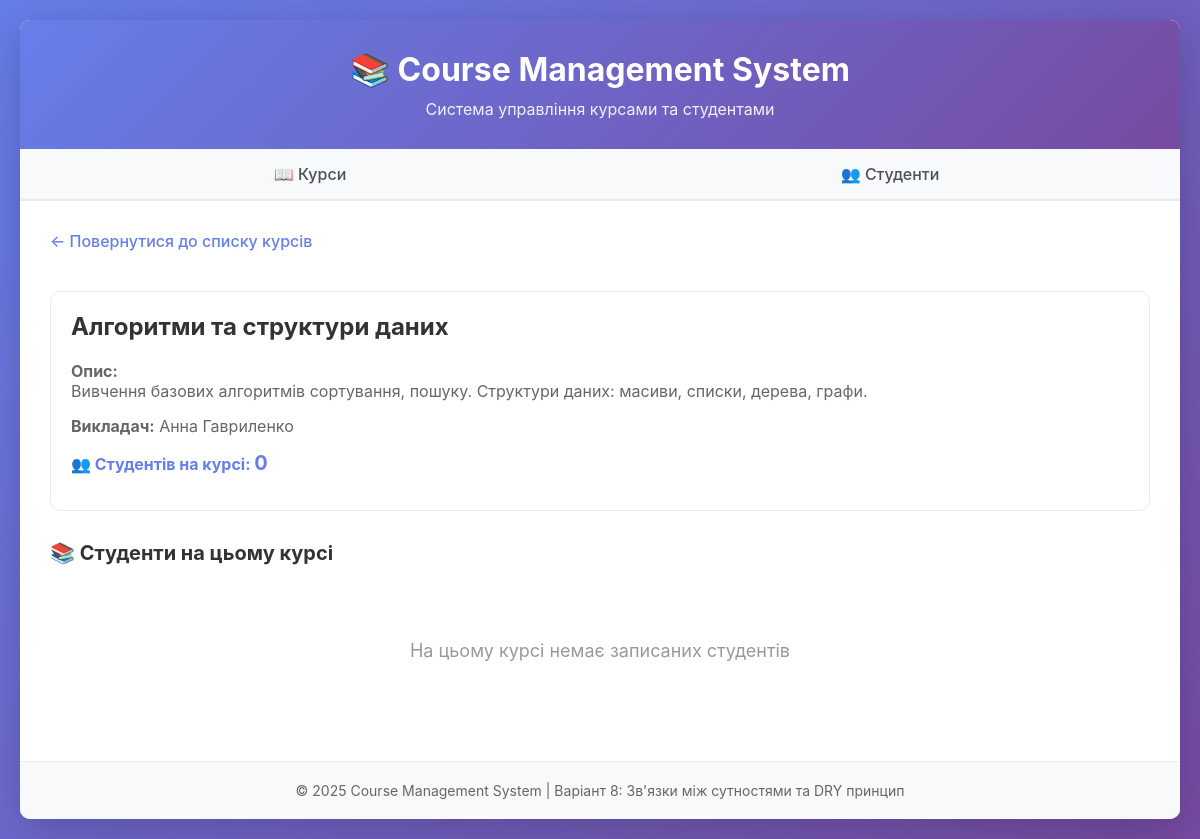
Screenshot of /index.php?action=course&id=4 with the database file from the repository.
### tables this page shows
CREATE TABLE courses (
    id INT AUTO_INCREMENT PRIMARY KEY,
    name VARCHAR(255) NOT NULL,
    description TEXT,
    instructor VARCHAR(255) NOT NULL,
    created_at TIMESTAMP DEFAULT CURRENT_TIMESTAMP,
    updated_at TIMESTAMP DEFAULT CURRENT_TIMESTAMP ON UPDATE CURRENT_TIMESTAMP
);

### src/Database.php (called while the page is built, shortened)
<?php
class Database {
    private static $instance = null;
    private $connection;
    private function __construct() {
        try {
            $dsn = 'mysql:host=' . DB_HOST . ';dbname=' . DB_NAME . ';charset=utf8mb4';
            $this->connection = new PDO(
                $dsn,
                DB_USER,
                DB_PASS,
                [
                    PDO::ATTR_ERRMODE => PDO::ERRMODE_EXCEPTION,
                    PDO::ATTR_DEFAULT_FETCH_MODE => PDO::FETCH_ASSOC,
                ]
            );
        } catch (PDOException $e) {
            die('Помилка підключення до БД: ' . $e->getMessage());
        }
    }
    public static function getInstance() {
        if (self::$instance === null) {
            self::$instance = new self();
        }
        return self::$instance;
    }
    public function execute($sql, $params = []) {
        $stmt = $this->connection->prepare($sql);
        $stmt->execute($params);
        return $stmt;
    }
    public function fetchOne($sql, $params = []) {
        $stmt = $this->execute($sql, $params);
        return $stmt->fetch();
    }
}

### src/Model.php (called while the page is built, shortened)
<?php
abstract class Model {
    protected static $table;
    protected $attributes = [];
    public function __construct($attributes = []) {
        $this->attributes = $attributes;
    }
    public function __get($name) {
        return $this->attributes[$name] ?? null;
    }
    public static function find($id) {
        $db = Database::getInstance();
        $record = $db->fetchOne('SELECT * FROM ' . static::$table . ' WHERE id = ?', [$id]);
        if ($record) {
            return new static($record);
        }
        return null;
    }
}

### src/Course.php (called while the page is built, shortened)
<?php
class Course extends Model {
    public function getStudentCount() {
        $db = Database::getInstance();
        $sql = '
            SELECT COUNT(*) as count FROM enrollments
            WHERE course_id = ?
        ';
        $result = $db->fetchOne($sql, [$this->attributes['id']]);
        return $result['count'] ?? 0;
    }
}

### views/course_show.php (the view, shortened to what this page needs)
<!DOCTYPE html>
<html lang="uk">
<head>
    <link rel="stylesheet" href="views/style.css">
</head>
<body>
    <div class="container">
        <header>
            <h1>📚 Course Management System</h1>
            <p>Система управління курсами та студентами</p>
        </header>
        <nav>
            <a href="index.php?action=courses">📖 Курси</a>
            <a href="index.php?action=students">👥 Студенти</a>
        </nav>
        <main>
            <a href="index.php?action=courses" class="back-link">← Повернутися до списку курсів</a>
            <div class="card" style="margin: 20px 0;">
                <h2><?php echo htmlspecialchars($course->name); ?></h2>
                <p style="color: #666; margin: 15px 0;">
                    <strong>Опис:</strong><br>
                    <?php echo nl2br(htmlspecialchars($course->description)); ?>
                </p>
                <p style="color: #666; margin: 15px 0;">
                    <strong>Викладач:</strong> <?php echo htmlspecialchars($course->instructor); ?>
                </p>
                <p style="color: #667eea; font-weight: bold; margin: 15px 0;">
                    👥 Студентів на курсі: <span style="font-size: 20px;"><?php echo $course->getStudentCount(); ?></span>
                </p>
            </div>
            <h3>📚 Студенти на цьому курсі</h3>
            <?php if (empty($students)): ?>
                <div class="empty-state">
                    <p>На цьому курсі немає записаних студентів</p>
                </div>
            <?php endif; ?>
        </main>
        <footer>
            <p>© 2025 Course Management System | Варіант 8: Зв'язки між сутностями та DRY принцип</p>
        </footer>
    </div>
</body>
</html>

### views/style.css (style rules this page uses)
* { margin: 0; padding: 0; box-sizing: border-box; }
body { font-family: -apple-system, BlinkMacSystemFont, 'Segoe UI', Roboto, Oxygen, Ubuntu, Cantarell, sans-serif; background: linear-gradient(135deg, #667eea 0%, #764ba2 100%); min-height: 100vh; padding: 20px; }
.container { max-width: 1200px; margin: 0 auto; background: white; border-radius: 10px; box-shadow: 0 10px 40px rgba(0,0,0,0.2); overflow: hidden; }
header { background: linear-gradient(135deg, #667eea 0%, #764ba2 100%); color: white; padding: 30px; text-align: center; }
header h1 { font-size: 32px; margin-bottom: 10px; }
header p { font-size: 16px; opacity: 0.9; }
nav { display: flex; background: #f8f9fa; border-bottom: 2px solid #e9ecef; }
nav a { flex: 1; padding: 15px 20px; text-align: center; text-decoration: none; color: #495057; font-weight: 500; transition: all 0.3s; }
main { padding: 30px; min-height: 400px; }
.card { background: white; border: 1px solid #e9ecef; border-radius: 10px; padding: 20px; transition: all 0.3s; }
.empty-state { text-align: center; padding: 60px 20px; color: #999; }
.empty-state p:first-child { font-size: 18px; margin-bottom: 10px; }
.back-link { display: inline-block; margin-bottom: 20px; color: #667eea; text-decoration: none; font-weight: 500; }
footer { background: #f8f9fa; padding: 20px; text-align: center; color: #666; font-size: 14px; border-top: 1px solid #e9ecef; }
h2 { color: #333; margin-bottom: 20px; font-size: 24px; }
h3 { color: #333; margin: 30px 0 15px 0; font-size: 20px; }

### rows the page displays
courses: name "Алгоритми та структури даних", description "Вивчення базових алгоритмів сортування, пошуку. Структури даних: масиви, списки, дерева, графи.", instructor "Анна Гавриленко"

### other values shown
$course->getStudentCount() "0"
